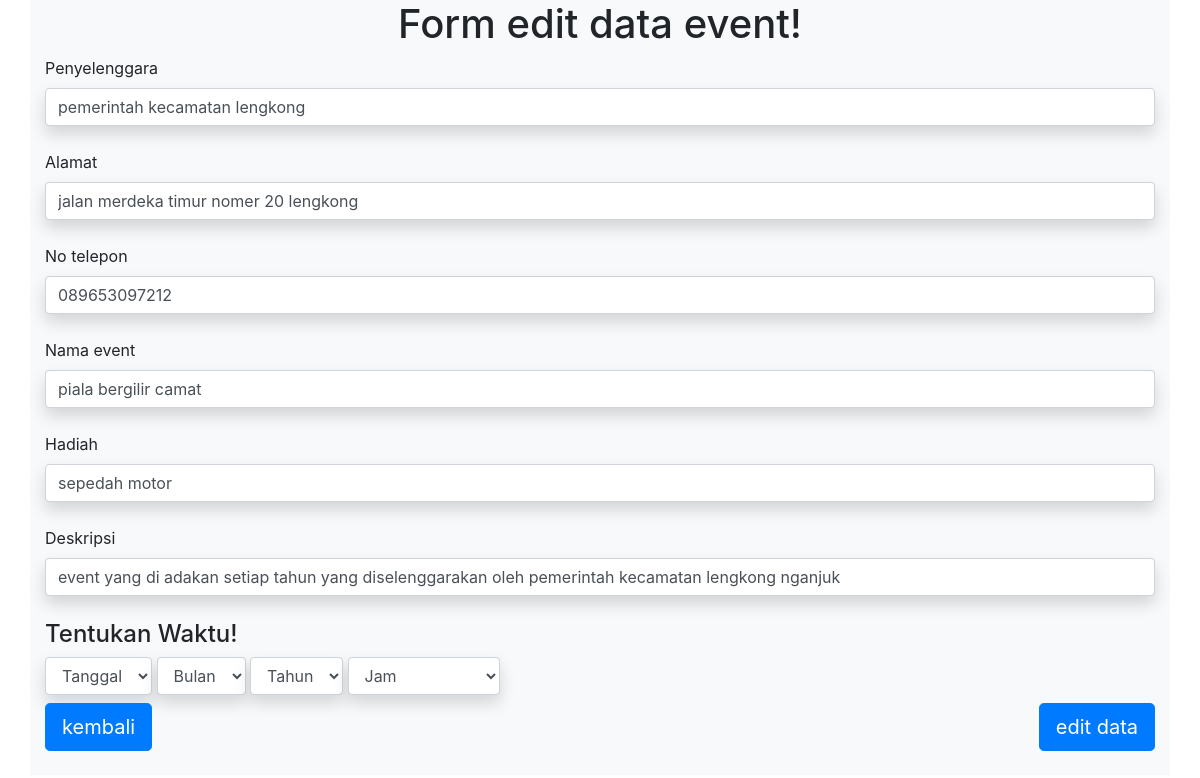
Page /event/edit.php?id=1 on the committed database.
### tables this page shows
CREATE TABLE `event` (
  `id` int(11) NOT NULL,
  `penyelenggara` varchar(40) NOT NULL,
  `alamat` varchar(40) NOT NULL,
  `no_telepon` varchar(15) NOT NULL,
  `nama_event` varchar(30) NOT NULL,
  `hadiah` varchar(45) NOT NULL,
  `deskripsi` text NOT NULL,
  `pelaksanaan` date NOT NULL,
  `jam` varchar(5) NOT NULL
);

### event/fungsi.php (called while the page is built, shortened)
<?php
require '../koneksi.php';
function query ($query) {
	global $konek;
	$result = mysqli_query ($konek, $query);
	$rows = [];
	while ( $row  = mysqli_fetch_assoc($result) ) {
	 	$rows[] = $row;
	 }
	 return $rows;
}
 ?>

### event/edit.php (the view, shortened to what this page needs)
<?php
	require 'fungsi.php';
	$id = $_GET["id"];
	$user = query("SELECT * FROM event WHERE id = $id")[0];
?>
<!DOCTYPE html>
<html>
<head>
	<link rel="stylesheet" href="https://stackpath.bootstrapcdn.com/bootstrap/4.5.0/css/bootstrap.min.css">
</head>
<body>
<div class="container bg-light pb-4">
		<div class="row">
			<div class="col text-center">
			<h1>Form edit data event!</h1>
			</div>
		</div>
		<div class="row">
			<div class="col">
			<form  method="post" action="">
			<label for="penyelenggara">Penyelenggara </label>
			<input class="form-control shadow" type="text" name="penyelenggara" id="penyelenggara" required="required" value="<?php echo $user["penyelenggara"]; ?>">
			<br>
			<label for="alamat">Alamat </label>
			<input class="form-control shadow" type="text" name="alamat" id="alamat" required="required" value="<?php echo $user["alamat"]; ?>">
			<br>
			<label for="no_telepon">No telepon </label>
			<input class="form-control shadow" type="text" name="no_telepon" id="no_telepon" required="required" value="<?php echo $user["no_telepon"]; ?>">
			<br>
			<label for="nama_event">Nama event </label>
			<input class="form-control shadow" type="nama_event" name="nama_event" id="nama_event" required="required" value="<?php echo $user["nama_event"]; ?>">
			<br>
			<label for="hadiah">Hadiah </label>
			<input class="form-control shadow" type="text" name="hadiah" id="hadiah" required="required" value="<?php echo $user["hadiah"]; ?>">
			<br>
			<label for="deskripsi">Deskripsi </label>
			<input class="form-control shadow" type="text" name="deskripsi" id="deskripsi" required="required" value="<?php echo $user["deskripsi"]; ?>">
			<br>
			<h4>Tentukan Waktu!</h4>
			<div class="form-inline">
				<select class="form-control shadow" name="tanggal" >
					<option selected="selected" value="<?php echo $user["waktu"]; ?>">Tanggal</option>
				</select>
					<select class="form-control shadow" name="bulan" >
					<option selected="selected" value="<?php echo $user["waktu"]; ?>"> Bulan </option>
				</select>
				<select class="form-control shadow" name="tahun">
					<option selected="selected" value="<?php echo $user["waktu"]; ?>"> Tahun </option>
				</select>
				<select class="form-control shadow" name="jam">
					<option selected="selected" value="<?php echo $user["jam"]; ?>"> Jam </option>
				</select>
				</div>
			</div>
		</div>
	<div class="row mt-2">
		<div class="col">
		<a class="btn btn-primary btn-lg float-left" href="reedit.php">kembali</a>
		</div>
		<div class="col">
		<button class="btn btn-primary btn-lg float-right" type="submit" name="submit">edit data</button>
		</div>
	</div>
</div>
</body>
</html>

### rows in the picture
event: penyelenggara "pemerintah kecamatan lengkong", alamat "jalan merdeka timur nomer 20 lengkong", no_telepon "089653097212", nama_event "piala bergilir camat", hadiah "sepedah motor", deskripsi "event yang di adakan setiap tahun yang diselenggarakan oleh pemerintah kecamatan lengkong nganjuk"
